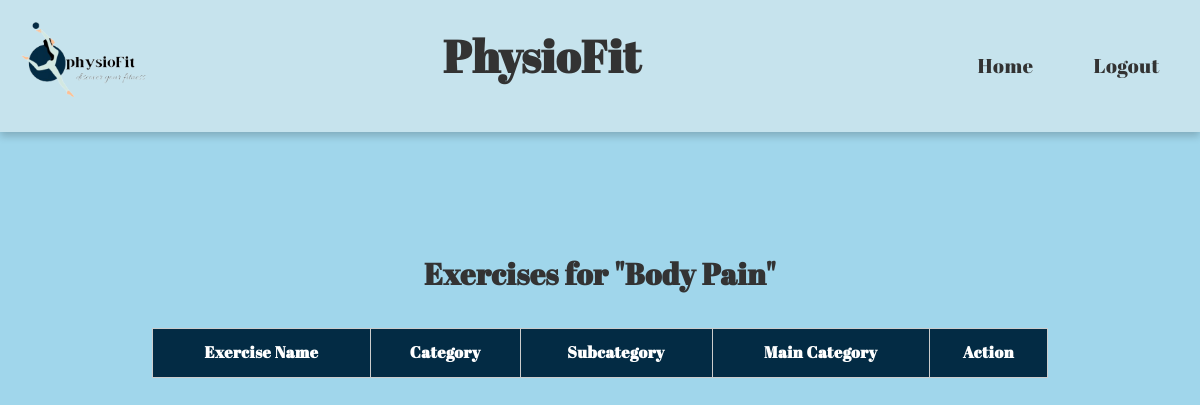
The app's page /admin/viewbymaincategory.php?maincategory=Body Pain (signed in), older data.
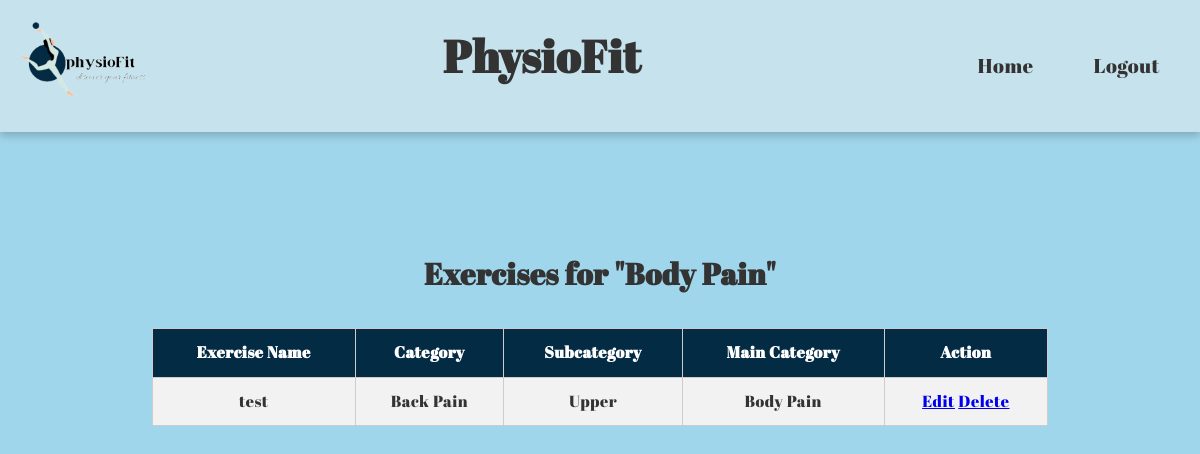
The same page, newer data.
### tables this page shows
CREATE TABLE `exercise` (
  `id` int(255) NOT NULL,
  `maincategory` varchar(255) NOT NULL,
  `category` varchar(255) NOT NULL,
  `subcategory` varchar(255) NOT NULL,
  `exerciseName` varchar(255) NOT NULL,
  `exerciseDescription` varchar(255) NOT NULL,
  `img` varchar(255) NOT NULL,
  `video` varchar(255) NOT NULL
);

### admin/viewbymaincategory.php (the view, shortened to what this page needs)
<?php
include_once($_SERVER['DOCUMENT_ROOT'].'/sgpproject/sgpproject/conn.php');
$maincategory = $_GET['maincategory'];
$query = "SELECT * FROM exercise WHERE maincategory = '$maincategory'";
$result = mysqli_query($con, $query);
?>
<!DOCTYPE html>
<html lang="en">
<head>
</head>
<body>
    <header>
        <nav>
            <div class="logo">
                <img src="img/LOGO_1.PNG" alt="Logo">
            </div>
            <div class="name">
                <h1>PhysioFit</h1>
            </div>
            <ul>
              <li><a class="nav-link" href="dashboard.php">Home</a></li><?php
                if (isset($_SESSION['admin'])) {
                    echo '<li><a class="nav-link" href="logout.php">Logout</a></li>';
                } else {?>
                 <?php  echo '<script>window.location.href = "index.php";</script>';
                }
                ?>
            </ul>
        </nav>
    </header>
    <main>
    <main>
    <h1>Exercises for "<?php echo $maincategory; ?>"</h1>
    <table>
        <tr>
            <th>Exercise Name</th>
            <th>Category</th>
            <th>Subcategory</th>
            <th>Main Category</th>
            <th>Action</th>
        </tr>
        <?php
        while ($row = mysqli_fetch_assoc($result)) {
            echo '<tr>
                    <td>'.$row["exerciseName"].'</td>
                    <td>'.$row["category"].'</td>
                    <td>'.$row["subcategory"].'</td>
                    <td>'.$row["maincategory"].'</td>
                    <td>
                        <a href="edit.php?id='.$row["id"].'">Edit</a>
                        <a href="delete1.php?id='.$row["id"].'">Delete</a>
                    </td>
                  </tr>';
        }
        ?>
    </table>
</main>
    </main>
</body>
</html>

Row changes from the older to the newer data that the page shows:
added exercise: exerciseName "test", category "Back Pain", subcategory "Upper", maincategory "Body Pain"
